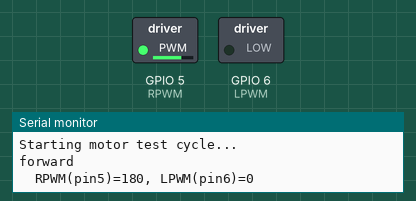
A sketch run on a simulated ESP32-S3. On the bench: switched loads named in the sketch (green lamp = pin HIGH), the last lines printed to the serial monitor.

Above: at 2.45 s.
At 5.45 s:
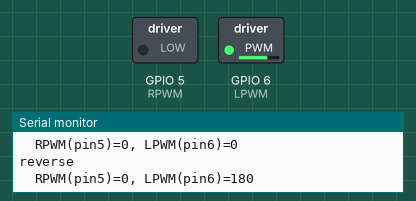
At 8.4 s:
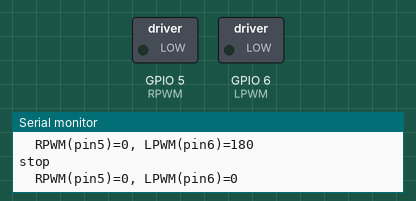
Timing chart, 0 to 10.2 s (numbered marks = the images above):
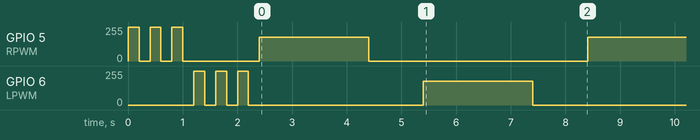

Measured:
- by itself, GPIO 6 (LPWM): 255/255 → 0/255 at 1.4 s, → 255/255 0.20 s later, → 0/255 0.20 s later, → 255/255 0.20 s later, … (17 changes in this stretch)
- by itself, GPIO 5 (RPWM): 255/255 → 0/255 at 0.20 s, → 255/255 0.20 s later, → 0/255 0.20 s later, → 255/255 0.20 s later, … (18 changes in this stretch)

The sketch:

motor_test.ino
```cpp
/* ============================================================================
 *  motor_test.ino  —  Wiring sanity check for a single BTS7960 (no ESP32, no phone)
 *
 *  Cycles the motor: forward 2s, stop 1s, reverse 2s, stop 1s, repeat.
 *  Watch the Serial Monitor (115200) to see which direction is active.
 *
 *  Use this FIRST to confirm motor wiring and direction before running the
 *  full system. If the motor spins the wrong way, note it (you'll set
 *  INVERT_MOTOR in arduino_motors.ino, or just swap the motor's two leads).
 *
 *  Pin map:
 *    Right PWM = 5, Left PWM = 6, Enable = 5V (hardwired)
 * ========================================================================== */

const uint8_t RPWM = 5, LPWM = 6;   // direction PWM inputs
// Enable pins connected directly to 5V (always enabled)

const int SPEED = 180;   // 0..255 (start gentle)

// speed: -255..255  (sign = direction, magnitude = PWM duty)
void motor(int speed) {
  int s = constrain(abs(speed), 0, 255);
  if (speed >= 0) {                 // forward
    analogWrite(LPWM, 0);
    analogWrite(RPWM, s);
    Serial.print("  RPWM(pin5)="); Serial.print(s);
    Serial.print(", LPWM(pin6)=0");
  } else {                          // reverse
    analogWrite(RPWM, 0);
    analogWrite(LPWM, s);
    Serial.print("  RPWM(pin5)=0");
    Serial.print(", LPWM(pin6)="); Serial.print(s);
  }
  Serial.println();
}

void motorStop() { motor(0); }

void setup() {
  pinMode(RPWM, OUTPUT);
  pinMode(LPWM, OUTPUT);
  motorStop();
  Serial.begin(115200);
  Serial.println(F("motor_test ready - Right=5, Left=6"));

  // Pin test: blink both pins to verify they work
  Serial.println(F("Testing pin 5 (RPWM)..."));
  for(int i = 0; i < 3; i++) {
    analogWrite(RPWM, 255);
    delay(200);
    analogWrite(RPWM, 0);
    delay(200);
  }

  Serial.println(F("Testing pin 6 (LPWM)..."));
  for(int i = 0; i < 3; i++) {
    analogWrite(LPWM, 255);
    delay(200);
    analogWrite(LPWM, 0);
    delay(200);
  }

  Serial.println(F("Starting motor test cycle..."));
}

void step(const char *label, int speed, int ms) {
  Serial.println(label);
  motor(speed);
  delay(ms);
}

void loop() {
  step("forward", SPEED, 2000);  step("stop", 0, 1000);
  step("reverse", -SPEED, 2000); step("stop", 0, 1000);
}
```
